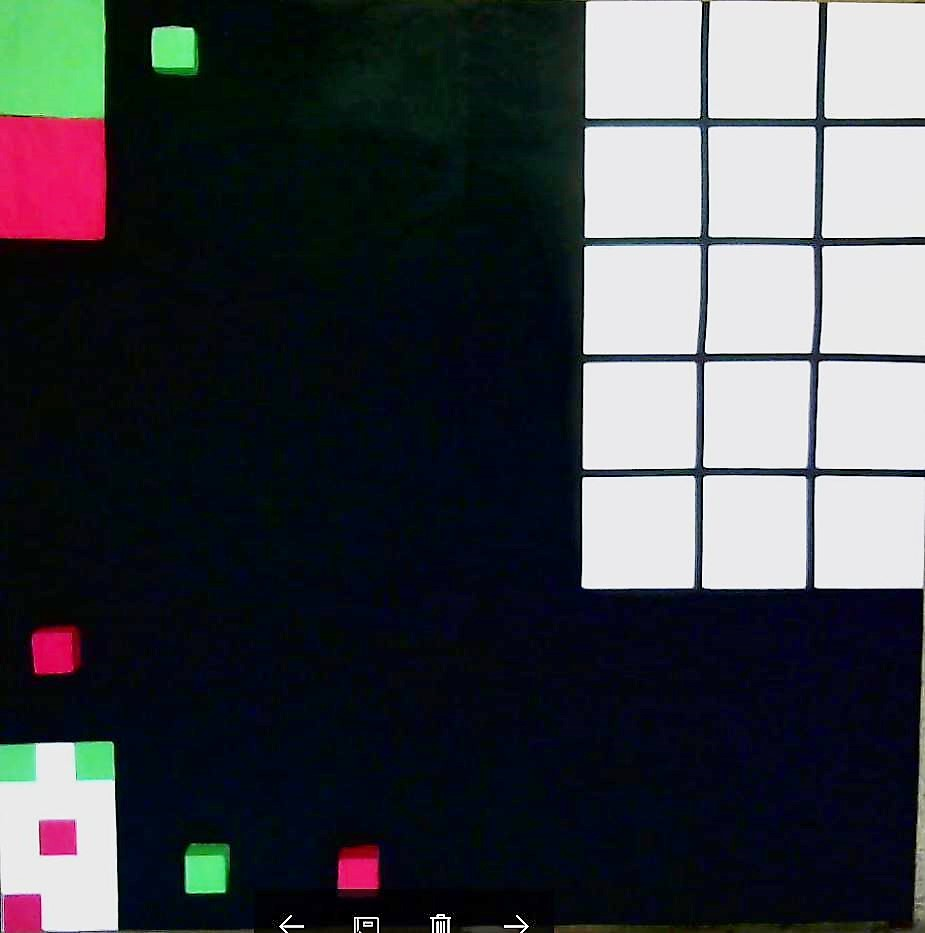
%> input picture TEST1.JPG, 925 x 933 px
$ octave --eval "result = adr2nod(imread('TEST1.JPG'));"   (GNU Octave 9; MATLAB toolbox functions it lacks are replaced by stand-ins)
%> lines starting %> are read from the running program, lines starting %| are printed output that depends on the picture
function [ pos] = adr2nod( img )
%node of arduino
img = imresize(img,[240 240]);
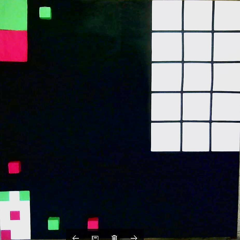
%> img: size 240x240x3 uint8; mean R, G, B 64.1, 66.9, 71.9
bwbot1 = zeros(240,240);
bwbot1 = img(:,:,1)<20 & img(:,:,2)>150 & img(:,:,3)<245  ;
%> bwbot1: size 240x240 logical; every value is 0
bwbot1 = bwareaopen(bwbot1,25);

l1=bwlabel(bwbot1);
%> l1: size 240x240 double; every value is 0
stats1 = regionprops(l1);
%> stats1 = 0 regions
bwbot2 = zeros(240,240);
bwbot2 = img(:,:,1)>250 & img(:,:,2)>200 & img(:,:,3)<20;
l2=bwlabel(bwbot2);
%imtool(bwbot2);
stats2 = regionprops(l2);
%> stats2 = 0 regions
%> (the run ends here)
